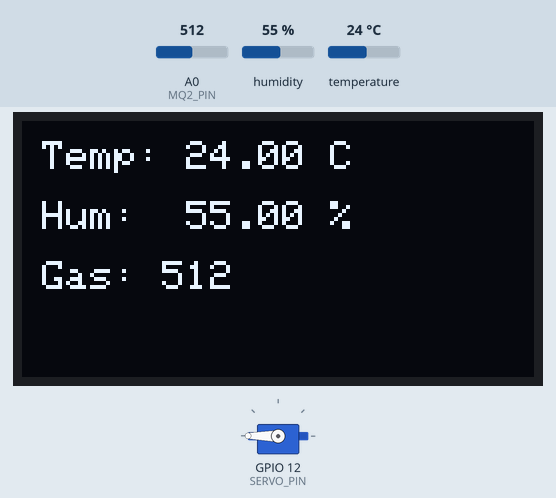
This sketch was run on a simulated ESP8266 (NodeMCU). Parts: servo, 128×64 one-colour display. The test bench sets the inputs (shaded band); at power-on: humidity 55 %, A0 (MQ2_PIN) = 512, temperature 24 °C. WiFi joins after 1.5 s; servers stay silent unless stated; the local clock reads 2024-03-15 10:24:30 at power-on unless the sketch sets it; what the sketch prints to the serial monitor is not drawn.

Above: at 4.7 s.
4.8 s: humidity set to 22 %
At 6.5 s:
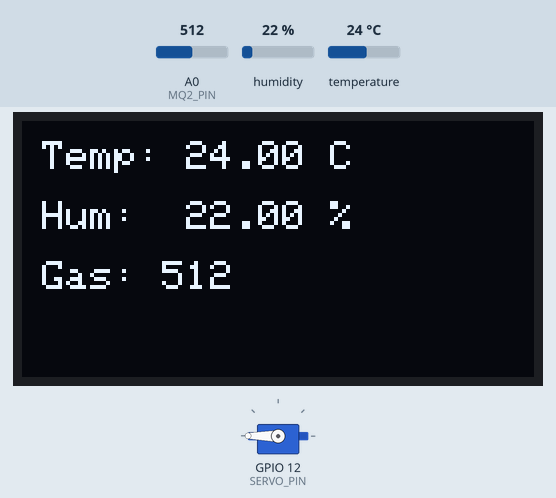
7.1 s: A0 (MQ2_PIN) set to 12
At 7.9 s:
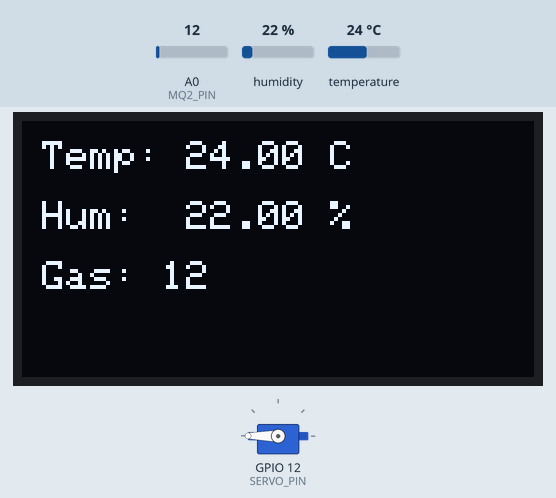
8.6 s: A0 (MQ2_PIN) set to 9
At 9.8 s:
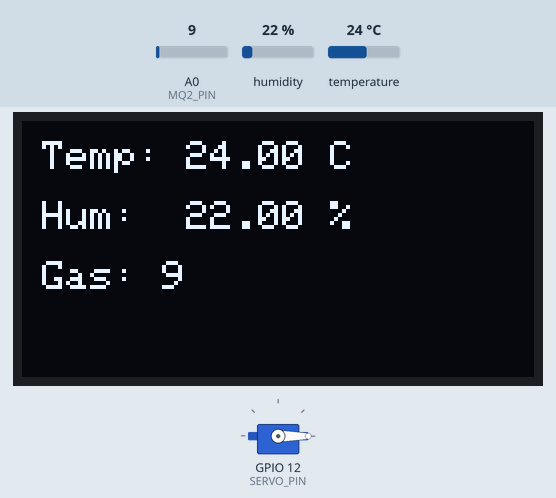
10.1 s: temperature set to 12 °C
At 12.1 s:
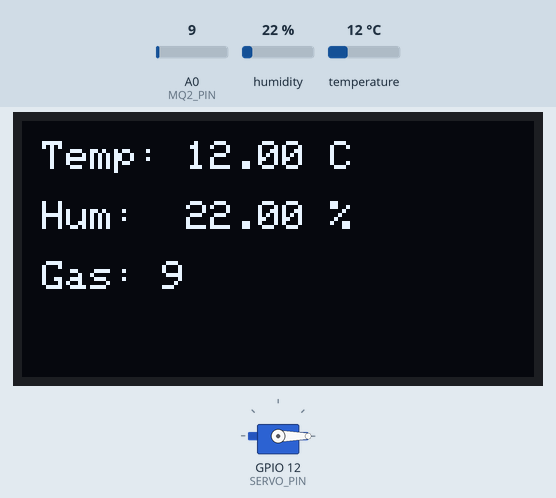
13.2 s: A0 (MQ2_PIN) set to 122
At 14.1 s:
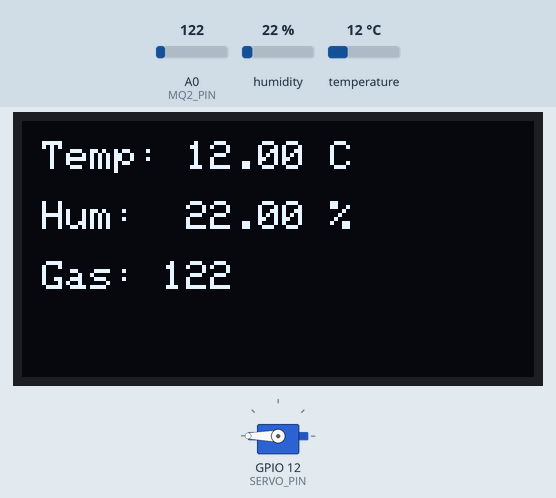
14.7 s: humidity set to 40 %
At 16.5 s:
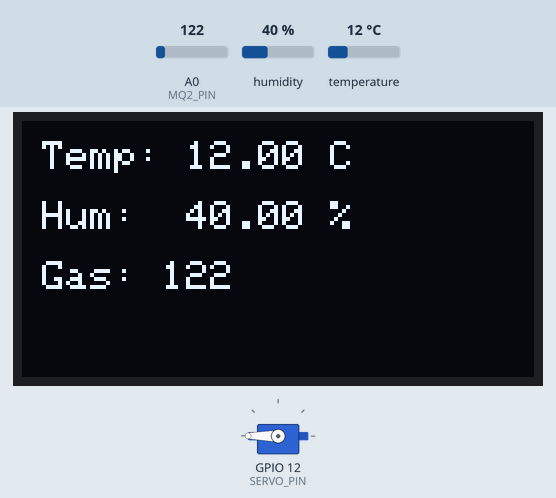
Timing chart, 0 to 18.0 s (numbered marks = the images above; inputs shaded):
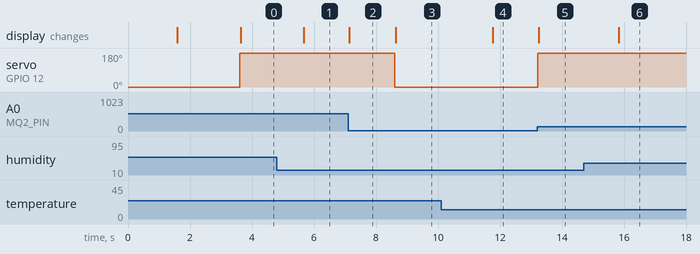

Measured:
- the behaviour switches between 11 and 10 on A0 (MQ2_PIN) (found by bisection; images 2 and 3)
- after the input at 4.8 s, the display: changes after 0.86 s (image 1)
- after the input at 7.1 s, the display: changes at once (image 2)
- after the input at 8.6 s, servo on GPIO 12 (SERVO_PIN): 180° → 0° at once; the display: changes at once (image 3)
- after the input at 10.1 s, the display: changes after 1.7 s (image 4)
- after the input at 13.2 s, servo on GPIO 12 (SERVO_PIN): 0° → 180° at once; the display: changes after 0.05 s (image 5)
- after the input at 14.7 s, the display: changes after 1.1 s (image 6)

The sketch:

firebase_code.ino
```cpp
#include <Wire.h>
#include <Adafruit_GFX.h>
#include <Adafruit_SSD1306.h>
#include <DHT.h>
#include <Servo.h>
#include <ESP8266WiFi.h>
#include <Firebase_ESP_Client.h>
#include <addons/TokenHelper.h>
#include <time.h>  // Time library for getting real-time clock

#define SCREEN_WIDTH 128
#define SCREEN_HEIGHT 64
#define OLED_RESET    -1
#define SCREEN_ADDRESS 0x3C
Adafruit_SSD1306 display(SCREEN_WIDTH, SCREEN_HEIGHT, &Wire, OLED_RESET);

#define DHTPIN 2
#define DHTTYPE DHT11
DHT dht(DHTPIN, DHTTYPE);

#define MQ2_PIN A0
#define SERVO_PIN 12
Servo myServo;

#define WIFI_SSID "Wan"
#define WIFI_PASSWORD "kannan03"

#define API_KEY "AIzaSyBeOlk-9-FExGl-ZroEvGkn3AqfbkBrENo"
#define FIREBASE_PROJECT_ID "safetyverification-c8fe7"
#define USER_EMAIL "rayhonsam10@gmail.com"
#define USER_PASSWORD "samo@2004"

FirebaseData fbdo;
FirebaseAuth auth;
FirebaseConfig config;

unsigned long lastUploadTime = 0;
const unsigned long uploadInterval = 60000; // Upload every 60 seconds (1 minute)

void setup() {
    Serial.begin(115200);
    Serial.println("Initializing Sensors, Wi-Fi & Firebase...");

    dht.begin();
    myServo.attach(SERVO_PIN);
    myServo.write(0);

    if (!display.begin(SSD1306_SWITCHCAPVCC, SCREEN_ADDRESS)) {
        Serial.println("SSD1306 allocation failed!");
        for (;;);
    }

    display.clearDisplay();
    display.setTextSize(1);
    display.setTextColor(WHITE);
    display.setCursor(10, 10);
    display.println("Connecting to Wi-Fi...");
    display.display();

    WiFi.begin(WIFI_SSID, WIFI_PASSWORD);
    Serial.print("Connecting to Wi-Fi");
    while (WiFi.status() != WL_CONNECTED) {
        Serial.print(".");
        delay(300);
    }
    Serial.println("\nConnected!");
    Serial.print("IP Address: ");
    Serial.println(WiFi.localIP());

    Serial.printf("Firebase Client v%s\n", FIREBASE_CLIENT_VERSION);

    config.api_key = API_KEY;
    auth.user.email = USER_EMAIL;
    auth.user.password = USER_PASSWORD;
    config.token_status_callback = tokenStatusCallback;

    Firebase.begin(&config, &auth);
    Firebase.reconnectWiFi(true);

    display.clearDisplay();
    display.setCursor(10, 10);
    display.println("Wi-Fi Connected!");
    display.display();
    delay(2000);

    configTime(0, 0, "pool.ntp.org"); // Set time from NTP server
}

void loop() {
    float humidity = dht.readHumidity();
    float temperature = dht.readTemperature();
    int gasValue = analogRead(MQ2_PIN);

    if (isnan(humidity) || isnan(temperature)) {
        Serial.println("Failed to read from DHT sensor!");
        return;
    }

    Serial.print("Humidity: ");
    Serial.print(humidity);
    Serial.print("%  Temperature: ");
    Serial.print(temperature);
    Serial.print("°C  Gas Level: ");
    Serial.println(gasValue);

    if (gasValue > 10) {
        Serial.println("Gas Detected! Moving Servo...");
        myServo.write(180);
    } else {
        myServo.write(0);
    }

    display.clearDisplay();
    display.setTextSize(1);
    display.setCursor(5, 5);
    display.print("Temp: ");
    display.print(temperature);
    display.println(" C");

    display.setCursor(5, 20);
    display.print("Hum:  ");
    display.print(humidity);
    display.println(" %");

    display.setCursor(5, 35);
    display.print("Gas: ");
    display.print(gasValue);

    display.display();

    if (millis() - lastUploadTime >= uploadInterval) {
        uploadDataToFirestore(temperature, humidity, gasValue);
        lastUploadTime = millis();
    }
}

String getFormattedTime() {
    time_t now;
    struct tm timeinfo;
    if (!getLocalTime(&timeinfo)) {
        Serial.println("Failed to obtain time");
        return "00-00-00-00-00-00";
    }
    char timeString[20];
    sprintf(timeString, "%02d-%02d-%02d-%02d-%02d-%02d", timeinfo.tm_mday, timeinfo.tm_mon + 1, timeinfo.tm_year % 100, timeinfo.tm_hour, timeinfo.tm_min, timeinfo.tm_sec);
    return String(timeString);
}

void uploadDataToFirestore(float temperature, float humidity, int gasValue) {
    FirebaseJson content;
    String timestamp = getFormattedTime();
    content.set("fields/Temperature/stringValue", String(temperature, 2));
    content.set("fields/Humidity/stringValue", String(humidity, 2));
    content.set("fields/GasLevel/stringValue", String(gasValue));
    content.set("fields/Timestamp/stringValue", timestamp);

    String documentPath = "EspData/SensorReadings_" + timestamp;

    Serial.print("Uploading to Firebase... ");

    if (Firebase.Firestore.createDocument(&fbdo, FIREBASE_PROJECT_ID, "", documentPath.c_str(), content.raw())) {
        Serial.printf("Success!\n%s\n", fbdo.payload().c_str());
    } else {
        Serial.println(fbdo.errorReason());
    }
}
```
